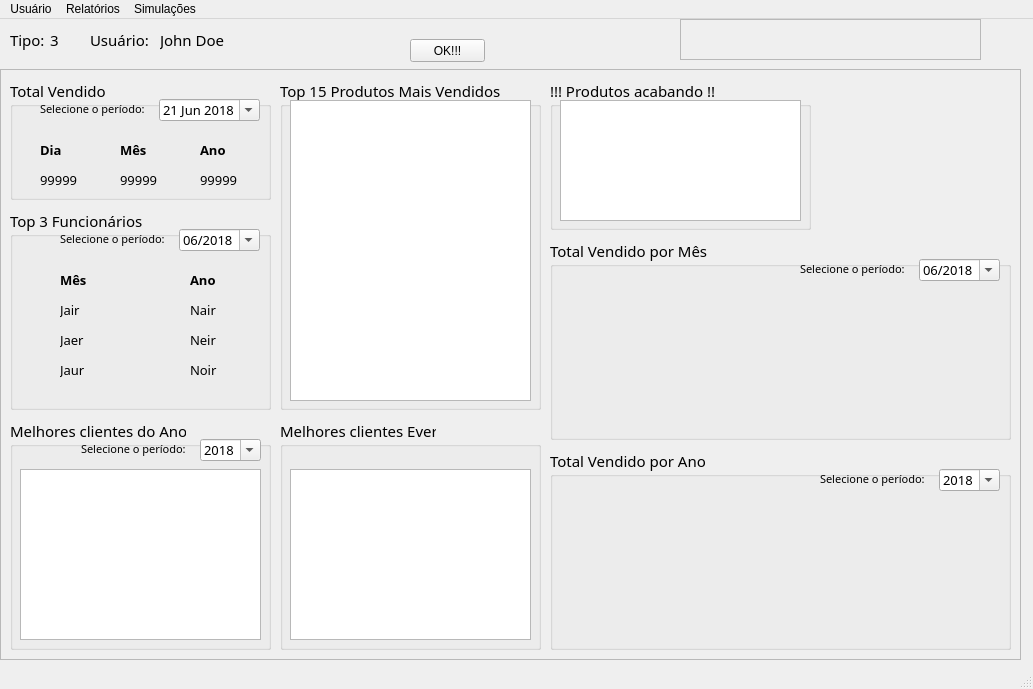
<?xml version="1.0" encoding="UTF-8"?>
<ui version="4.0">
 <class>MainWindow</class>
 <widget class="QMainWindow" name="MainWindow">
  <property name="geometry">
   <rect>
    <x>0</x>
    <y>0</y>
    <width>1033</width>
    <height>689</height>
   </rect>
  </property>
  <property name="windowTitle">
   <string>ABC System</string>
  </property>
  <widget class="QWidget" name="centralwidget">
   <widget class="QFrame" name="frame">
    <property name="enabled">
     <bool>true</bool>
    </property>
    <property name="geometry">
     <rect>
      <x>0</x>
      <y>50</y>
      <width>1021</width>
      <height>591</height>
     </rect>
    </property>
    <property name="frameShape">
     <enum>QFrame::StyledPanel</enum>
    </property>
    <property name="frameShadow">
     <enum>QFrame::Raised</enum>
    </property>
    <widget class="QGroupBox" name="groupBox">
     <property name="enabled">
      <bool>true</bool>
     </property>
     <property name="geometry">
      <rect>
       <x>10</x>
       <y>10</y>
       <width>261</width>
       <height>121</height>
      </rect>
     </property>
     <property name="font">
      <font>
       <family>Century Gothic</family>
       <pointsize>11</pointsize>
      </font>
     </property>
     <property name="autoFillBackground">
      <bool>false</bool>
     </property>
     <property name="title">
      <string>Total Vendido</string>
     </property>
     <widget class="QLabel" name="label_2">
      <property name="geometry">
       <rect>
        <x>30</x>
        <y>60</y>
        <width>47</width>
        <height>21</height>
       </rect>
      </property>
      <property name="font">
       <font>
        <family>Century Gothic</family>
        <pointsize>10</pointsize>
        <weight>75</weight>
        <bold>true</bold>
       </font>
      </property>
      <property name="text">
       <string>Dia</string>
      </property>
     </widget>
     <widget class="QLabel" name="label_4">
      <property name="geometry">
       <rect>
        <x>110</x>
        <y>60</y>
        <width>47</width>
        <height>21</height>
       </rect>
      </property>
      <property name="font">
       <font>
        <family>Century Gothic</family>
        <pointsize>10</pointsize>
        <weight>75</weight>
        <bold>true</bold>
       </font>
      </property>
      <property name="text">
       <string>Mês</string>
      </property>
     </widget>
     <widget class="QLabel" name="label_5">
      <property name="geometry">
       <rect>
        <x>190</x>
        <y>60</y>
        <width>41</width>
        <height>21</height>
       </rect>
      </property>
      <property name="font">
       <font>
        <family>Century Gothic</family>
        <pointsize>10</pointsize>
        <weight>75</weight>
        <bold>true</bold>
       </font>
      </property>
      <property name="text">
       <string>Ano</string>
      </property>
     </widget>
     <widget class="QDateEdit" name="in_1_data">
      <property name="geometry">
       <rect>
        <x>149</x>
        <y>20</y>
        <width>101</width>
        <height>22</height>
       </rect>
      </property>
      <property name="font">
       <font>
        <pointsize>10</pointsize>
       </font>
      </property>
      <property name="dateTime">
       <datetime>
        <hour>0</hour>
        <minute>0</minute>
        <second>0</second>
        <year>2018</year>
        <month>6</month>
        <day>21</day>
       </datetime>
      </property>
      <property name="calendarPopup">
       <bool>true</bool>
      </property>
     </widget>
     <widget class="QLabel" name="label_6">
      <property name="geometry">
       <rect>
        <x>30</x>
        <y>20</y>
        <width>111</width>
        <height>20</height>
       </rect>
      </property>
      <property name="font">
       <font>
        <family>Century Gothic</family>
        <pointsize>8</pointsize>
       </font>
      </property>
      <property name="text">
       <string>Selecione o período:</string>
      </property>
      <property name="buddy">
       <cstring>in_1_data</cstring>
      </property>
     </widget>
     <widget class="QLabel" name="lb_1_dia">
      <property name="geometry">
       <rect>
        <x>30</x>
        <y>90</y>
        <width>47</width>
        <height>21</height>
       </rect>
      </property>
      <property name="font">
       <font>
        <family>Century Gothic</family>
        <pointsize>10</pointsize>
       </font>
      </property>
      <property name="text">
       <string>99999</string>
      </property>
     </widget>
     <widget class="QLabel" name="lb_1_mes">
      <property name="geometry">
       <rect>
        <x>110</x>
        <y>90</y>
        <width>47</width>
        <height>21</height>
       </rect>
      </property>
      <property name="font">
       <font>
        <family>Century Gothic</family>
        <pointsize>10</pointsize>
       </font>
      </property>
      <property name="text">
       <string>99999</string>
      </property>
     </widget>
     <widget class="QLabel" name="lb_1_ano">
      <property name="geometry">
       <rect>
        <x>190</x>
        <y>90</y>
        <width>47</width>
        <height>21</height>
       </rect>
      </property>
      <property name="font">
       <font>
        <family>Century Gothic</family>
        <pointsize>10</pointsize>
       </font>
      </property>
      <property name="text">
       <string>99999</string>
      </property>
     </widget>
    </widget>
    <widget class="QGroupBox" name="groupBox_2">
     <property name="geometry">
      <rect>
       <x>10</x>
       <y>140</y>
       <width>261</width>
       <height>201</height>
      </rect>
     </property>
     <property name="font">
      <font>
       <family>Century Gothic</family>
       <pointsize>11</pointsize>
      </font>
     </property>
     <property name="title">
      <string>Top 3 Funcionários</string>
     </property>
     <widget class="QLabel" name="label_11">
      <property name="geometry">
       <rect>
        <x>50</x>
        <y>60</y>
        <width>47</width>
        <height>21</height>
       </rect>
      </property>
      <property name="font">
       <font>
        <family>Century Gothic</family>
        <pointsize>10</pointsize>
        <weight>75</weight>
        <bold>true</bold>
       </font>
      </property>
      <property name="text">
       <string>Mês</string>
      </property>
     </widget>
     <widget class="QLabel" name="label_12">
      <property name="geometry">
       <rect>
        <x>180</x>
        <y>60</y>
        <width>41</width>
        <height>21</height>
       </rect>
      </property>
      <property name="font">
       <font>
        <family>Century Gothic</family>
        <pointsize>10</pointsize>
        <weight>75</weight>
        <bold>true</bold>
       </font>
      </property>
      <property name="text">
       <string>Ano</string>
      </property>
     </widget>
     <widget class="QDateEdit" name="in_2_data">
      <property name="geometry">
       <rect>
        <x>169</x>
        <y>20</y>
        <width>81</width>
        <height>22</height>
       </rect>
      </property>
      <property name="font">
       <font>
        <pointsize>10</pointsize>
       </font>
      </property>
      <property name="dateTime">
       <datetime>
        <hour>0</hour>
        <minute>0</minute>
        <second>0</second>
        <year>2018</year>
        <month>6</month>
        <day>21</day>
       </datetime>
      </property>
      <property name="displayFormat">
       <string>MM/yyyy</string>
      </property>
      <property name="calendarPopup">
       <bool>true</bool>
      </property>
     </widget>
     <widget class="QLabel" name="label_13">
      <property name="geometry">
       <rect>
        <x>50</x>
        <y>20</y>
        <width>111</width>
        <height>20</height>
       </rect>
      </property>
      <property name="font">
       <font>
        <family>Century Gothic</family>
        <pointsize>8</pointsize>
       </font>
      </property>
      <property name="text">
       <string>Selecione o período:</string>
      </property>
      <property name="buddy">
       <cstring>in_2_data</cstring>
      </property>
     </widget>
     <widget class="QLabel" name="lb_2_m1">
      <property name="geometry">
       <rect>
        <x>50</x>
        <y>90</y>
        <width>47</width>
        <height>21</height>
       </rect>
      </property>
      <property name="font">
       <font>
        <family>Century Gothic</family>
        <pointsize>10</pointsize>
       </font>
      </property>
      <property name="text">
       <string>Jair</string>
      </property>
     </widget>
     <widget class="QLabel" name="lb_2_a1">
      <property name="geometry">
       <rect>
        <x>180</x>
        <y>90</y>
        <width>47</width>
        <height>21</height>
       </rect>
      </property>
      <property name="font">
       <font>
        <family>Century Gothic</family>
        <pointsize>10</pointsize>
       </font>
      </property>
      <property name="text">
       <string>Nair</string>
      </property>
     </widget>
     <widget class="QLabel" name="lb_2_m2">
      <property name="geometry">
       <rect>
        <x>50</x>
        <y>120</y>
        <width>47</width>
        <height>21</height>
       </rect>
      </property>
      <property name="font">
       <font>
        <family>Century Gothic</family>
        <pointsize>10</pointsize>
       </font>
      </property>
      <property name="text">
       <string>Jaer</string>
      </property>
     </widget>
     <widget class="QLabel" name="lb_2_m3">
      <property name="geometry">
       <rect>
        <x>50</x>
        <y>150</y>
        <width>47</width>
        <height>21</height>
       </rect>
      </property>
      <property name="font">
       <font>
        <family>Century Gothic</family>
        <pointsize>10</pointsize>
       </font>
      </property>
      <property name="text">
       <string>Jaur</string>
      </property>
     </widget>
     <widget class="QLabel" name="lb_2_a2">
      <property name="geometry">
       <rect>
        <x>180</x>
        <y>120</y>
        <width>47</width>
        <height>21</height>
       </rect>
      </property>
      <property name="font">
       <font>
        <family>Century Gothic</family>
        <pointsize>10</pointsize>
       </font>
      </property>
      <property name="text">
       <string>Neir</string>
      </property>
     </widget>
     <widget class="QLabel" name="lb_2_a3">
      <property name="geometry">
       <rect>
        <x>180</x>
        <y>150</y>
        <width>47</width>
        <height>21</height>
       </rect>
      </property>
      <property name="font">
       <font>
        <family>Century Gothic</family>
        <pointsize>10</pointsize>
       </font>
      </property>
      <property name="text">
       <string>Noir</string>
      </property>
     </widget>
    </widget>
    <widget class="QGroupBox" name="groupBox_3">
     <property name="geometry">
      <rect>
       <x>280</x>
       <y>10</y>
       <width>261</width>
       <height>331</height>
      </rect>
     </property>
     <property name="font">
      <font>
       <family>Century Gothic</family>
       <pointsize>11</pointsize>
      </font>
     </property>
     <property name="title">
      <string>Top 15 Produtos Mais Vendidos</string>
     </property>
     <widget class="QTableView" name="tb_3">
      <property name="geometry">
       <rect>
        <x>10</x>
        <y>21</y>
        <width>241</width>
        <height>301</height>
       </rect>
      </property>
      <property name="font">
       <font>
        <family>Century Gothic</family>
        <pointsize>10</pointsize>
       </font>
      </property>
     </widget>
    </widget>
    <widget class="QGroupBox" name="groupBox_4">
     <property name="geometry">
      <rect>
       <x>10</x>
       <y>350</y>
       <width>261</width>
       <height>231</height>
      </rect>
     </property>
     <property name="font">
      <font>
       <family>Century Gothic</family>
       <pointsize>11</pointsize>
      </font>
     </property>
     <property name="title">
      <string>Melhores clientes do Ano</string>
     </property>
     <widget class="QTableView" name="tb_4">
      <property name="geometry">
       <rect>
        <x>10</x>
        <y>50</y>
        <width>241</width>
        <height>171</height>
       </rect>
      </property>
      <property name="font">
       <font>
        <family>Century Gothic</family>
        <pointsize>10</pointsize>
       </font>
      </property>
     </widget>
     <widget class="QDateEdit" name="in_4_data">
      <property name="geometry">
       <rect>
        <x>190</x>
        <y>20</y>
        <width>61</width>
        <height>22</height>
       </rect>
      </property>
      <property name="font">
       <font>
        <pointsize>10</pointsize>
       </font>
      </property>
      <property name="dateTime">
       <datetime>
        <hour>0</hour>
        <minute>0</minute>
        <second>0</second>
        <year>2018</year>
        <month>6</month>
        <day>21</day>
       </datetime>
      </property>
      <property name="currentSection">
       <enum>QDateTimeEdit::YearSection</enum>
      </property>
      <property name="displayFormat">
       <string>yyyy</string>
      </property>
      <property name="calendarPopup">
       <bool>true</bool>
      </property>
     </widget>
     <widget class="QLabel" name="label_14">
      <property name="geometry">
       <rect>
        <x>71</x>
        <y>20</y>
        <width>111</width>
        <height>20</height>
       </rect>
      </property>
      <property name="font">
       <font>
        <family>Century Gothic</family>
        <pointsize>8</pointsize>
       </font>
      </property>
      <property name="text">
       <string>Selecione o período:</string>
      </property>
      <property name="buddy">
       <cstring>in_4_data</cstring>
      </property>
     </widget>
    </widget>
    <widget class="QGroupBox" name="groupBox_5">
     <property name="geometry">
      <rect>
       <x>280</x>
       <y>350</y>
       <width>261</width>
       <height>231</height>
      </rect>
     </property>
     <property name="font">
      <font>
       <family>Century Gothic</family>
       <pointsize>11</pointsize>
      </font>
     </property>
     <property name="title">
      <string>Melhores clientes Ever</string>
     </property>
     <widget class="QTableView" name="tb_5">
      <property name="geometry">
       <rect>
        <x>10</x>
        <y>50</y>
        <width>241</width>
        <height>171</height>
       </rect>
      </property>
      <property name="font">
       <font>
        <family>Century Gothic</family>
        <pointsize>10</pointsize>
       </font>
      </property>
     </widget>
    </widget>
    <widget class="QGroupBox" name="groupBox_6">
     <property name="geometry">
      <rect>
       <x>550</x>
       <y>10</y>
       <width>261</width>
       <height>151</height>
      </rect>
     </property>
     <property name="font">
      <font>
       <family>Century Gothic</family>
       <pointsize>11</pointsize>
      </font>
     </property>
     <property name="title">
      <string>!!! Produtos acabando !!!</string>
     </property>
     <widget class="QTableView" name="tb_6">
      <property name="geometry">
       <rect>
        <x>10</x>
        <y>21</y>
        <width>241</width>
        <height>121</height>
       </rect>
      </property>
      <property name="font">
       <font>
        <family>Century Gothic</family>
        <pointsize>10</pointsize>
       </font>
      </property>
     </widget>
    </widget>
    <widget class="QGroupBox" name="groupBox_7">
     <property name="geometry">
      <rect>
       <x>550</x>
       <y>170</y>
       <width>461</width>
       <height>201</height>
      </rect>
     </property>
     <property name="font">
      <font>
       <family>Century Gothic</family>
       <pointsize>11</pointsize>
      </font>
     </property>
     <property name="title">
      <string>Total Vendido por Mês</string>
     </property>
     <widget class="QLabel" name="label_16">
      <property name="geometry">
       <rect>
        <x>250</x>
        <y>20</y>
        <width>111</width>
        <height>20</height>
       </rect>
      </property>
      <property name="font">
       <font>
        <family>Century Gothic</family>
        <pointsize>8</pointsize>
       </font>
      </property>
      <property name="text">
       <string>Selecione o período:</string>
      </property>
      <property name="buddy">
       <cstring>in_7_data</cstring>
      </property>
     </widget>
     <widget class="QDateEdit" name="in_7_data">
      <property name="geometry">
       <rect>
        <x>369</x>
        <y>20</y>
        <width>81</width>
        <height>22</height>
       </rect>
      </property>
      <property name="font">
       <font>
        <pointsize>10</pointsize>
       </font>
      </property>
      <property name="dateTime">
       <datetime>
        <hour>0</hour>
        <minute>0</minute>
        <second>0</second>
        <year>2018</year>
        <month>6</month>
        <day>21</day>
       </datetime>
      </property>
      <property name="displayFormat">
       <string>MM/yyyy</string>
      </property>
      <property name="calendarPopup">
       <bool>true</bool>
      </property>
     </widget>
    </widget>
    <widget class="QGroupBox" name="groupBox_8">
     <property name="geometry">
      <rect>
       <x>550</x>
       <y>380</y>
       <width>461</width>
       <height>201</height>
      </rect>
     </property>
     <property name="font">
      <font>
       <family>Century Gothic</family>
       <pointsize>11</pointsize>
      </font>
     </property>
     <property name="title">
      <string>Total Vendido por Ano</string>
     </property>
     <widget class="QDateEdit" name="in_8_data">
      <property name="geometry">
       <rect>
        <x>389</x>
        <y>20</y>
        <width>61</width>
        <height>22</height>
       </rect>
      </property>
      <property name="font">
       <font>
        <pointsize>10</pointsize>
       </font>
      </property>
      <property name="dateTime">
       <datetime>
        <hour>0</hour>
        <minute>0</minute>
        <second>0</second>
        <year>2018</year>
        <month>6</month>
        <day>21</day>
       </datetime>
      </property>
      <property name="currentSection">
       <enum>QDateTimeEdit::YearSection</enum>
      </property>
      <property name="displayFormat">
       <string>yyyy</string>
      </property>
      <property name="calendarPopup">
       <bool>true</bool>
      </property>
     </widget>
     <widget class="QLabel" name="label_15">
      <property name="geometry">
       <rect>
        <x>270</x>
        <y>20</y>
        <width>111</width>
        <height>20</height>
       </rect>
      </property>
      <property name="font">
       <font>
        <family>Century Gothic</family>
        <pointsize>8</pointsize>
       </font>
      </property>
      <property name="text">
       <string>Selecione o período:</string>
      </property>
      <property name="buddy">
       <cstring>in_8_data</cstring>
      </property>
     </widget>
    </widget>
   </widget>
   <widget class="QLabel" name="label">
    <property name="geometry">
     <rect>
      <x>90</x>
      <y>10</y>
      <width>71</width>
      <height>21</height>
     </rect>
    </property>
    <property name="font">
     <font>
      <family>Century Gothic</family>
      <pointsize>11</pointsize>
     </font>
    </property>
    <property name="text">
     <string>Usuário:</string>
    </property>
   </widget>
   <widget class="QLabel" name="lb_nomeuser">
    <property name="geometry">
     <rect>
      <x>160</x>
      <y>10</y>
      <width>861</width>
      <height>21</height>
     </rect>
    </property>
    <property name="font">
     <font>
      <family>Century Gothic</family>
      <pointsize>11</pointsize>
     </font>
    </property>
    <property name="text">
     <string>John Doe</string>
    </property>
   </widget>
   <widget class="QLabel" name="label_3">
    <property name="geometry">
     <rect>
      <x>10</x>
      <y>10</y>
      <width>41</width>
      <height>21</height>
     </rect>
    </property>
    <property name="font">
     <font>
      <family>Century Gothic</family>
      <pointsize>11</pointsize>
     </font>
    </property>
    <property name="text">
     <string>Tipo:</string>
    </property>
   </widget>
   <widget class="QLabel" name="lb_tipouser">
    <property name="geometry">
     <rect>
      <x>50</x>
      <y>10</y>
      <width>21</width>
      <height>21</height>
     </rect>
    </property>
    <property name="font">
     <font>
      <family>Century Gothic</family>
      <pointsize>11</pointsize>
     </font>
    </property>
    <property name="text">
     <string>3</string>
    </property>
   </widget>
   <widget class="QFrame" name="frame_2">
    <property name="geometry">
     <rect>
      <x>680</x>
      <y>0</y>
      <width>301</width>
      <height>41</height>
     </rect>
    </property>
    <property name="frameShape">
     <enum>QFrame::StyledPanel</enum>
    </property>
    <property name="frameShadow">
     <enum>QFrame::Raised</enum>
    </property>
   </widget>
   <widget class="QWidget" name="widget" native="true">
    <property name="geometry">
     <rect>
      <x>400</x>
      <y>10</y>
      <width>231</width>
      <height>41</height>
     </rect>
    </property>
    <widget class="QPushButton" name="pushButton">
     <property name="geometry">
      <rect>
       <x>10</x>
       <y>10</y>
       <width>75</width>
       <height>23</height>
      </rect>
     </property>
     <property name="text">
      <string>OK!!!</string>
     </property>
    </widget>
   </widget>
  </widget>
  <widget class="QMenuBar" name="menubar">
   <property name="geometry">
    <rect>
     <x>0</x>
     <y>0</y>
     <width>1033</width>
     <height>21</height>
    </rect>
   </property>
   <widget class="QMenu" name="menuUser">
    <property name="title">
     <string>Usuário</string>
    </property>
    <addaction name="actionSair"/>
    <addaction name="separator"/>
    <addaction name="actionCr_ditos"/>
   </widget>
   <widget class="QMenu" name="menuSim">
    <property name="title">
     <string>Simulações</string>
    </property>
    <addaction name="actionS1"/>
    <addaction name="actionS2"/>
    <addaction name="actionS3"/>
   </widget>
   <widget class="QMenu" name="menuRel">
    <property name="title">
     <string>Relatórios</string>
    </property>
    <addaction name="actionR1"/>
    <addaction name="actionR2"/>
    <addaction name="actionR3"/>
    <addaction name="actionR4"/>
    <addaction name="actionR5"/>
    <addaction name="actionR6"/>
    <addaction name="actionR7"/>
   </widget>
   <addaction name="menuUser"/>
   <addaction name="menuRel"/>
   <addaction name="menuSim"/>
  </widget>
  <widget class="QStatusBar" name="statusbar"/>
  <action name="actionSair">
   <property name="text">
    <string>Sair</string>
   </property>
  </action>
  <action name="actionR1">
   <property name="text">
    <string>R1 - Clientes com cartões vencidos</string>
   </property>
  </action>
  <action name="actionR2">
   <property name="text">
    <string>R2 - Histórico de departamento de funcionários</string>
   </property>
  </action>
  <action name="actionR3">
   <property name="text">
    <string>R3 - Dados de frete</string>
   </property>
  </action>
  <action name="actionR4">
   <property name="text">
    <string>R4 - Informações das vendas anuais</string>
   </property>
  </action>
  <action name="actionR5">
   <property name="text">
    <string>R5 - Top 15 produtos vendidos no semestre</string>
   </property>
  </action>
  <action name="actionR6">
   <property name="text">
    <string>R6 - Produtos de vendas casadas</string>
   </property>
  </action>
  <action name="actionR7">
   <property name="text">
    <string>R7 - Vendas por país</string>
   </property>
  </action>
  <action name="actionS1">
   <property name="text">
    <string>S1 - Produtos</string>
   </property>
  </action>
  <action name="actionS2">
   <property name="text">
    <string>S2 - Subcategoria</string>
   </property>
  </action>
  <action name="actionS3">
   <property name="text">
    <string>S3 - Venda</string>
   </property>
  </action>
  <action name="actionCr_ditos">
   <property name="text">
    <string>Créditos</string>
   </property>
  </action>
 </widget>
 <tabstops>
  <tabstop>in_1_data</tabstop>
  <tabstop>in_2_data</tabstop>
  <tabstop>tb_3</tabstop>
  <tabstop>in_4_data</tabstop>
  <tabstop>tb_4</tabstop>
  <tabstop>tb_5</tabstop>
  <tabstop>tb_6</tabstop>
  <tabstop>in_7_data</tabstop>
  <tabstop>in_8_data</tabstop>
 </tabstops>
 <resources/>
 <connections/>
</ui>
